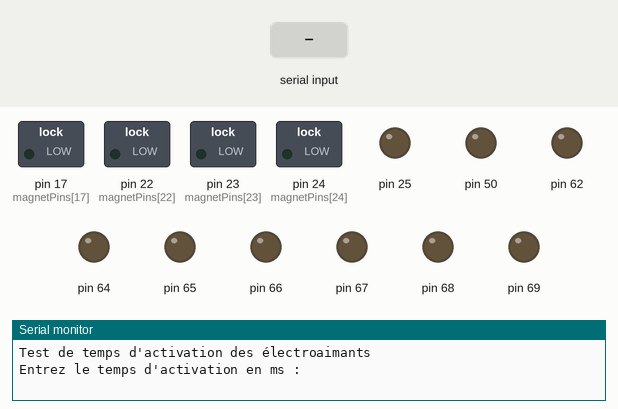
The sketch below on a simulated Arduino Mega 2560, built with avr-gcc and run on an emulated ATmega2560. Shown: switched loads named in the sketch (green lamp = pin HIGH), output pins drawn as LEDs (lit = HIGH), the last lines printed to the serial monitor. The test bench sets the inputs (shaded band).

Above: at 1.2 s.
1.3 s: "90,45\n" received over Serial
At 1.93 s:
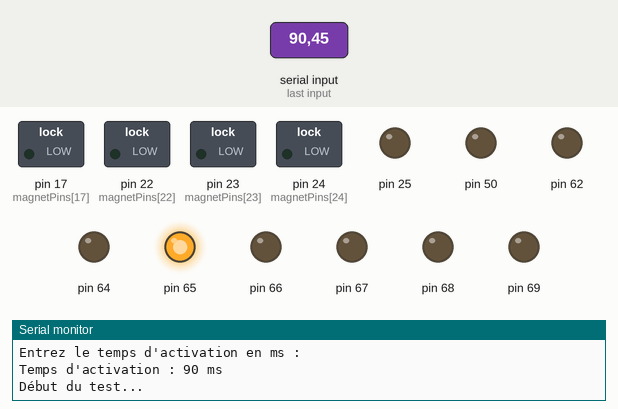
At 2.52 s:
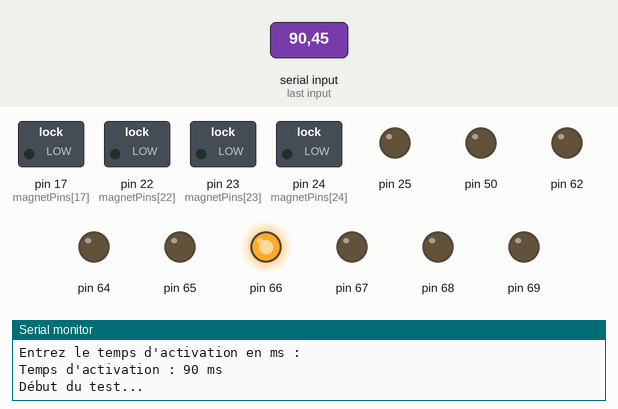
Timing chart, 0 to 16.3 s (numbered marks = the images above; inputs shaded):
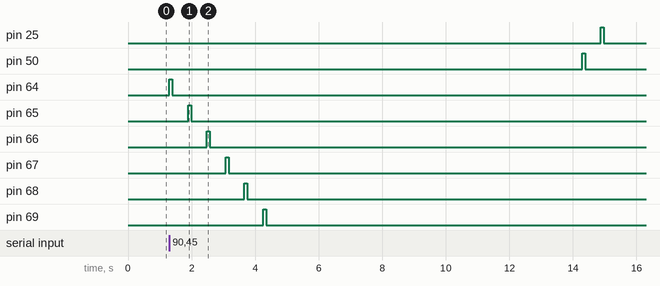

The sketch:

test_activation_time.ino
```cpp
/**********************************************************************************************************************************************************
ce code est juste fait pour tester le temps d'activation necessaire des electroaimants (pendant les reglages a la configuration de votre instrument)
viens demander le temps en ms depuis le moniteur serie de l'IDE d'arduino et actionne tout les electroaimants l'un après l'autre avec de temps renseigné
*********************************************************************************************************************************************************/
#include <Wire.h>
#include <Adafruit_MCP23017.h>

// Définition des broches des MCP23017
#define MCP1_ADDRESS 0x20
#define MCP2_ADDRESS 0x21
Adafruit_MCP23017 mcp1, mcp2;

#define INSTRUMENT_RANGE 25 //nombe de notes a tester
// Définition des broches des électroaimants
const int magnetPins[] = {0, 1, 2, 3, 4, 5, 6, 7, 8, 9, 10, 11, 12, 13, 14, 15, 16, 17, 18, 19, 20, 21, 22, 23, 24};

void activateMagnet(int magnetIndex, int time) {
  if (magnetIndex >= 0 && magnetIndex < sizeof(magnetPins)) {
    if (magnetIndex < 16) {
      mcp1.digitalWrite(magnetPins[magnetIndex], HIGH);
    } else {
      mcp2.digitalWrite(magnetPins[magnetIndex - 16], HIGH);
    }
    delay(time);
    if (magnetIndex < 16) {
      mcp1.digitalWrite(magnetPins[magnetIndex], LOW);
    } else {
      mcp2.digitalWrite(magnetPins[magnetIndex - 16], LOW);
    }
  }
}

void testMagnetActivationTime(int time) {
  for (int i = 0; i < INSTRUMENT_RANGE; i++) {
    activateMagnet(i, time);
    delay(500); //temps entre chaque note
  }
}

void setup() {
  // Initialisation des MCP23017
  mcp1.begin(MCP1_ADDRESS);
  mcp2.begin(MCP2_ADDRESS);
  for (int i = 0; i < sizeof(magnetPins); i++) {
    if (i < 16) {
      mcp1.pinMode(magnetPins[i], OUTPUT);
      mcp1.digitalWrite(magnetPins[i], LOW);
    } else {
      mcp2.pinMode(magnetPins[i - 16], OUTPUT);
      mcp2.digitalWrite(magnetPins[i - 16], LOW);
    }
  }

  Serial.begin(9600);
  while (!Serial) {}

  Serial.println("Test de temps d'activation des électroaimants");
  Serial.println("Entrez le temps d'activation en ms :");
}

void loop() {
  if (Serial.available() > 0) {
    int time = Serial.parseInt();
    if (time > 0) {
      Serial.print("Temps d'activation : ");
      Serial.print(time);
      Serial.println(" ms");
      Serial.println("Début du test...");
      testMagnetActivationTime(time);
      Serial.println("Fin du test.");
      Serial.println("Entrez le temps d'activation en ms :");
    } else {
      Serial.println("Temps invalide, veuillez réessayer.");
      Serial.println("Entrez le temps d'activation en ms :");
    }
    while (Serial.available() > 0) {
      Serial.read();
    }
  }
}
```

Measured:
- after the input at 1.3 s, pin 25: LOW → HIGH after 13.6 s, → LOW 0.09 s later; pin 50: LOW → HIGH after 13.0 s, → LOW 0.09 s later; pin 64: LOW → HIGH at once, → LOW 0.09 s later; pin 65: LOW → HIGH after 0.59 s, → LOW 0.09 s later; pin 66: LOW → HIGH after 1.2 s, → LOW 0.09 s later
